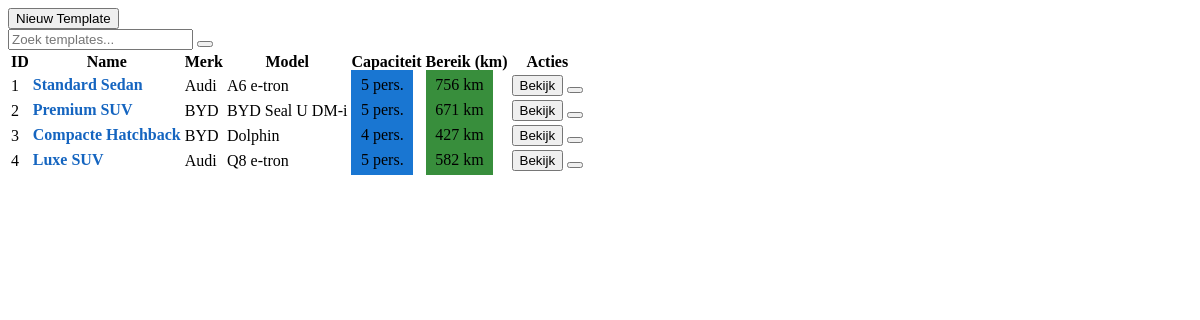
The app's page /src/tabs/vehicle_templates.php with its own data.
### tables this page shows
CREATE TABLE `vehicle_templates` (
  `id` int(11) NOT NULL,
  `name` varchar(255) NOT NULL,
  `brand` text DEFAULT NULL,
  `model` text NOT NULL,
  `capacity` int(11) NOT NULL DEFAULT 4 COMMENT 'Number of passengers',
  `max_range_km` int(11) DEFAULT NULL,
  `features` longtext DEFAULT NULL COMMENT 'JSON array of features' CHECK (json_valid(`features`)),
  `is_active` tinyint(1) DEFAULT 1,
  `created_at` timestamp NOT NULL DEFAULT current_timestamp(),
  `updated_at` timestamp NOT NULL DEFAULT current_timestamp() ON UPDATE current_timestamp(),
  `description` text DEFAULT NULL,
  `battery_capacity_kwh` decimal(10,2) DEFAULT 100.00,
  `consumption_kwh_per_km` decimal(5,3) DEFAULT 0.200,
  `charging_time_0_to_100_min` int(11) DEFAULT 30
);

### src/Core/Controller.php (called while the page is built, shortened)
<?php
abstract class Controller
{
    protected $modelClass;
    protected string $mode = self::PRIMARY_MODE;
    public function __construct($mode = self::PRIMARY_MODE)
    {
        $this->mode = strtolower($mode);
        if (!$this->modelClass) {
            $controllerName = (new \ReflectionClass($this))->getShortName();
            $modelName = str_replace('Controller', '', $controllerName);
            $this->modelClass = "App\\Models\\{$modelName}";
        }
    }
    protected function index($filters = [], $search = '', $page = 1, $limit = 50000)
    {
        try {
            if ($this->mode === self::PRIMARY_MODE) {
                $filters = json_decode(Request::get('filters', "{}"));
                $search = Request::get('search', '');
                $page = (int)Request::get('page', 1);
                $limit = (int)Request::get('limit', 20);
            }
            $model = $this->getModel();
            $result = $model::getPaginated($search, $page, $limit, $filters);
            return $this->success('Data opgehaald', $result);
        } catch (\Exception $e) {
            return $this->error('Fout bij ophalen data: ' . $e->getMessage());
        }
    }
    protected function getModel()
    {
        return $this->modelClass;
    }
    protected function success($message = 'Success', $data = null, $status = 200)
    {
        return $this->formatResponse([
            'success' => true,
            'message' => $message,
            'data'    => $data
        ], $status);
    }
    protected function formatResponse(array $payload, int $status = 200)
    {
        return $payload;
    }
}

### src/Core/Hookable.php (called while the page is built, shortened)
<?php
trait Hookable
{
    public function __call($method, $args)
    {
        $className = get_class($this);
        $methodExists = method_exists($this, $method);
        $parentClass = get_parent_class($this);
        $parentHasMethod = $parentClass && method_exists($parentClass, $method);
        $beforeResult = Hook::execute($className, $method, Hook::BEFORE, $args);
        $reflectionMethod = new \ReflectionMethod($parentHasMethod ? $parentClass : $className, $method);
        $reflectionMethod->setAccessible(true);
        $result = $reflectionMethod->invokeArgs($this, $args);
        return $result;
    }
}

### src/Core/Hook.php (called while the page is built, shortened)
<?php
class Hook
{
    private static array $hooks = [];
    public static function execute(string $className, string $methodName, string $type, array $args = []): bool
    {
        $key = self::buildKey($className, $methodName, $type);
        if (!isset(self::$hooks[$key])) {
            return true;
        }
        return true;
    }
    private static function buildKey(string $className, string $methodName, string $type): string
    {
        return "{$className}::{$methodName}::{$type}";
    }
}

### src/Core/Request.php (called while the page is built, shortened)
<?php
class Request
{
    public static function get(string $key, $default = null)
    {
        return $_GET[$key] ?? $default;
    }
    public static function isAjaxRequest(): bool
    {
        return false;
    }
}

### src/Core/Model.php (called while the page is built, shortened)
<?php
abstract class Model
{
    protected static $table;
    protected $primaryKey = 'id';
    protected $attributes = [];
    protected $fillable = [];
    public static function getDashboardStats()
    {
        $db = Database::getConnection();
        $stmt = $db->prepare("SELECT COUNT(*) AS total_count FROM " . static::$table);
        $stmt->execute();
        $result = $stmt->fetch(PDO::FETCH_ASSOC);
        return $result;
    }
    public static function getPaginated($search = '', $page = 1, $limit = 20, $filters = [])
    {
        $db = Database::getConnection();
        $offset = ($page - 1) * $limit;
        $table = static::$table;
        $query = "SELECT * FROM {$table}";
        $params = [];
        $countQuery = "SELECT COUNT(*) as total FROM (" . str_replace("SELECT *", "SELECT 1", $query) . ") as count_table";
        $countStmt = $db->prepare($countQuery);
        $countStmt->execute($params);
        $total = (int)$countStmt->fetch()['total'];
        $query .= " ORDER BY created_at DESC LIMIT ? OFFSET ?";
        $params[] = $limit;
        $params[] = $offset;
        $stmt = $db->prepare($query);
        $stmt->execute($params);
        $data = $stmt->fetchAll(PDO::FETCH_ASSOC);
        $results = [];
        foreach ($data as $row) {
            $model = new static($row);
            $model->exists = true;
            $results[] = $model->toArray();
        }
        return [
            'records' => $results,
            'total' => $total,
            'page' => $page,
            'limit' => $limit,
            'totalPages' => ceil($total / $limit),
            'search' => $search,
            'stats' => static::getDashboardStats(),
        ];
    }
    public function fill(array $attributes)
    {
        foreach ($attributes as $key => $value) {
            if ($key === $this->primaryKey || in_array($key, $this->fillable) || empty($this->fillable)) {
                $currentValue = $this->attributes[$key] ?? null;
                if ($currentValue !== $value) {
                    $this->attributes[$key] = $value;
                }
            }
        }
    }
    public function toArray()
    {
        $array = $this->attributes;
        return $array;
    }
}

### src/tabs/vehicle_templates.php (the view, shortened to what this page needs)
<?php
$templateController = new VehicleTemplateController();
$templateIndex = $templateController->index();
$templateData = $templateIndex["data"];
$templates = $templateData['records'] ?? [];
$search = $templateData['search'] ?? '';
?>
<div class="tab-content">
    <div class="tab-header">
        <div class="tab-actions">
            <button class="btn btn-success" onclick="openCreateModal('template')">
                <i class="fa fa-plus"></i> Nieuw Template
            </button>
        </div>
    </div>
    <div class="search-filter-bar">
        <div class="search-box">
            <input type="text" id="searchInput" placeholder="Zoek templates..."
                value="<?= htmlspecialchars($search) ?>" onkeyup="handleSearch(event)">
            <button onclick="performSearch()" class="btn btn-primary">
            </button>
        </div>
    </div>
    <div class="table-container">
        <table class="table table-striped table-hover">
            <thead>
                <tr>
                    <th>ID</th>
                    <th>Name</th>
                    <th>Merk</th>
                    <th>Model</th>
                    <th>Capaciteit</th>
                    <th>Bereik (km)</th>
                    <th>Acties</th>
                </tr>
            </thead>
            <tbody>
                <?php if (empty($templates)): ?>
                    <tr>
                        <td colspan="8" class="text-center">Geen templates gevonden</td>
                    </tr>
                <?php else: ?>
                    <?php foreach ($templates as $template): ?>
                        <tr class="template-row" onclick="editTemplate(<?= $template['id'] ?>, event)" style="cursor: pointer;">
                            <td><?= htmlspecialchars($template['id']) ?></td>
                            <td>
                                <strong><?= htmlspecialchars($template['name']) ?></strong>
                            </td>
                            <td><?= htmlspecialchars($template['brand'] ?? '-') ?></td>
                            <td><?= htmlspecialchars($template['model'] ?? '-') ?></td>
                            <td>
                                <span class="badge bg-primary"><?= htmlspecialchars($template['capacity']) ?> pers.</span>
                            </td>
                            <td>
                                <span class="badge bg-success"><?= htmlspecialchars($template['max_range_km'] ?? '-') ?> km</span>
                            </td>
                            <td onclick="event.stopPropagation();">
                                <button class="btn btn-sm btn-primary" onclick="editTemplate(<?= $template['id'] ?>)">
                                    <i class="fa fa-edit"></i> Bekijk
                                </button>
                                <button class="btn btn-sm btn-danger" onclick="deleteTemplate(<?= $template['id'] ?>)">
                                </button>
                            </td>
                        </tr>
                    <?php endforeach; ?>
                <?php endif; ?>
            </tbody>
        </table>
    </div>
</div>

### src/tabs/vehicle_templates.php (style rules this page uses)
.template-row { transition: background-color 0.2s ease, box-shadow 0.2s ease; }
.table .badge { padding: 0.4rem 0.6rem; font-weight: 500; }
.badge.bg-primary { background-color: #1976d2 !important; }
.badge.bg-success { background-color: #388e3c !important; }
.template-row .btn { transition: all 0.2s ease; }
.template-row strong { color: #1565c0; display: block; margin-bottom: 2px; }

### records on screen
vehicle_templates: id "1", name "Standard Sedan", brand "Audi", model "A6 e-tron", capacity "5", max_range_km "756"
vehicle_templates: id "2", name "Premium SUV", brand "BYD", model "BYD Seal U DM-i", capacity "5", max_range_km "671"
vehicle_templates: id "3", name "Compacte Hatchback", brand "BYD", model "Dolphin", capacity "4", max_range_km "427"
vehicle_templates: id "4", name "Luxe SUV", brand "Audi", model "Q8 e-tron", capacity "5", max_range_km "582"
